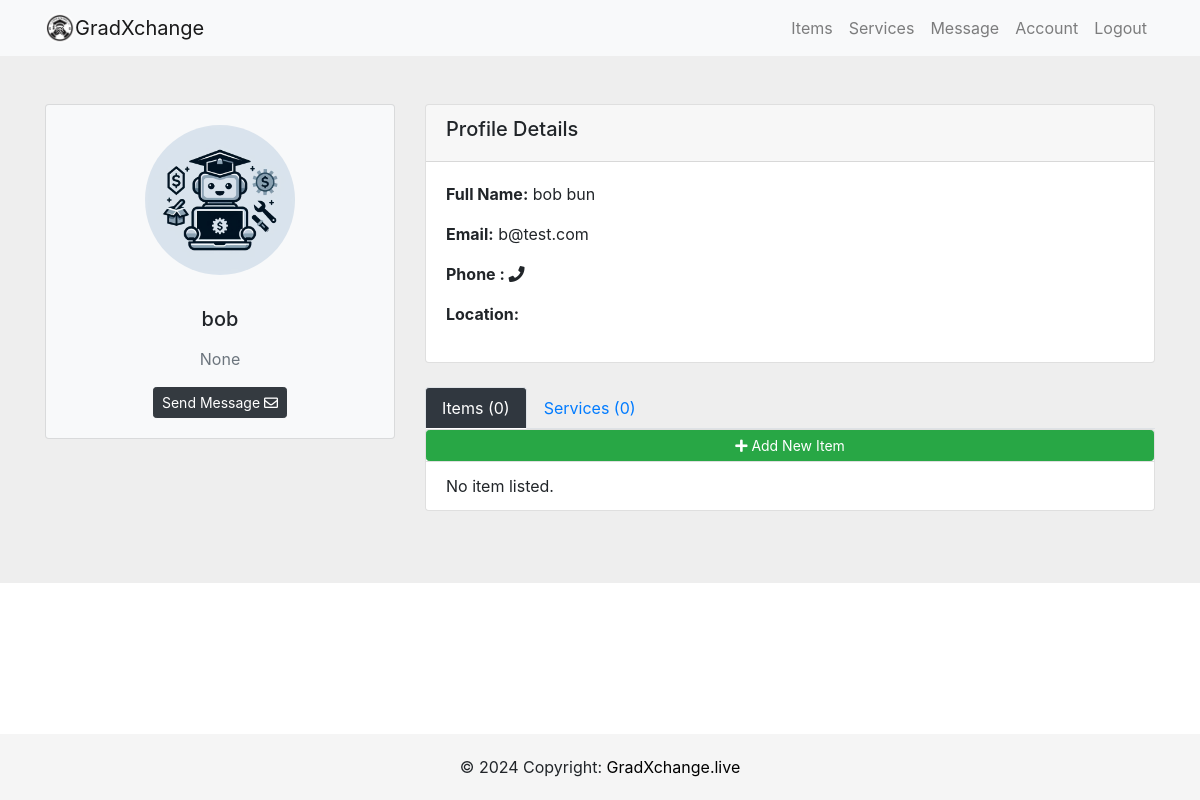
Page /account/bob/ (signed in) on the earlier database version.
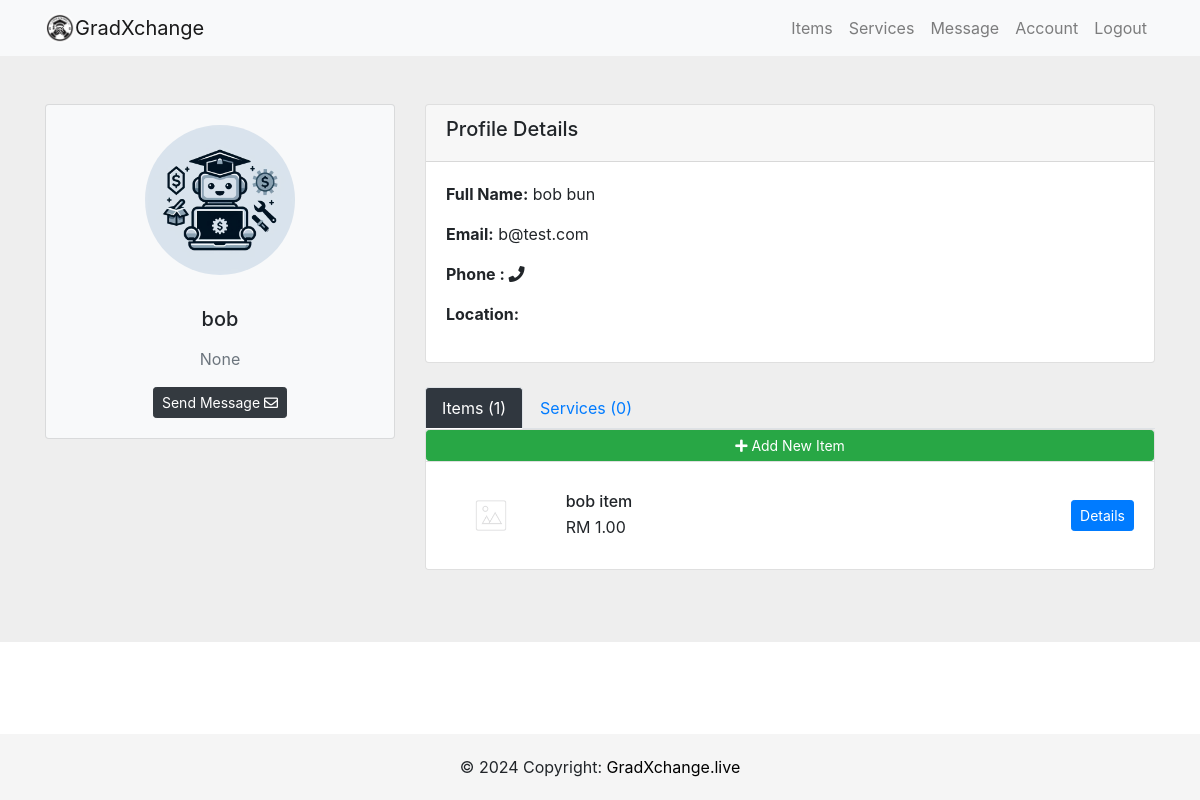
Same page on the later database version.
### item/models.py (models this page shows, shortened)
class Item(models.Model):
    tags = TaggableManager()
    item_name = models.CharField(max_length=200)
    item_desc = models.CharField(max_length=200)
    item_detail = models.CharField(max_length=2000)
    item_price = models.DecimalField(max_digits=10, decimal_places=2, validators=[MinValueValidator(Decimal('0.01'))])
    item_image = models.ImageField(upload_to='images_item', default="notfound.png")
    created =  models.DateTimeField(auto_now_add=True)
    user_name = models.ForeignKey(User, on_delete=models.CASCADE,default=1)
    liked_by = models.ManyToManyField(settings.AUTH_USER_MODEL, related_name='item_liked',blank= True)

### users/views.py (the view)
# urls.py: path('account/<str:username>/',user_views.accountPage, name='account'),
@login_required
def accountPage(request,username):
    user = get_object_or_404(User, username= username)
    user_items = Item.objects.filter(user_name= user)  # Query items belonging to the logged-in user
    user_services = Service.objects.filter(user_name= user)
    profile = get_object_or_404(Profile, user=user)
    is_own_account = request.user == user
    context = {
        'user':user,
        'user_items':user_items,
        'user_services':user_services,
        'is_own_account': is_own_account,  # Pass the flag to the template
        'profile_id': profile.id,  # Add the profile ID to the context
    }
    return render(request,'users/account.html', context)

### users/templates/users/account.html (shortened to what the changed rows need)
{% extends 'users/base.html' %}
{% load static %}
{% block body %}
<section style="background-color: #eee;">
    <div class="container py-5">
        <div class="row justify-content-center">
            <div class="col-md-8">
                <ul class="nav nav-tabs" id="profileTabs" role="tablist">
                    <li class="nav-item">
                        <a class="nav-link active" id="items-tab" data-toggle="tab" href="#items" role="tab"
                            aria-controls="items" aria-selected="true">Items ({{ user_items.count }})</a>
                    </li>
                </ul>
                <div class="tab-content" id="profileTabsContent">
                    <div class="tab-pane fade show active" id="items" role="tabpanel" aria-labelledby="items-tab">
                        <div class="card mb-4">
                            <ul class="list-group list-group-flush">
                                {% for item in user_items %}
                                <li class="list-group-item">
                                    <div class="row align-items-center">
                                        <div class="col-md-2">
                                            <img src="{{ item.item_image.url }}" class="img-fluid"
                                                alt="{{ item.item_name }}">
                                        </div>
                                        <div class="col-md-6">
                                            <h6 class="mb-1">{{ item.item_name }}</h6>
                                            <p class="mb-0">RM {{ item.item_price }}</p>
                                        </div>
                                        <div class="col-md-4 text-md-right mt-3 mt-md-0">
                                            <a href="{% url 'item:detail' item.id %}"
                                                class="btn btn-primary btn-sm">Details</a>
                                        </div>
                                    </div>
                                </li>
                                {% empty %}
                                <li class="list-group-item">No item listed.</li>
                                {% endfor %}
                            </ul>
                        </div>
                    </div>
                </div>
            </div>
        </div>
    </div>
</section>
{% endblock %}

Differences in the rows shown:
added Item: item_image (picture), item_name "bob item", item_price "1.00"
Other differences:
{{ user_items.count }}: "0" → "1"
text no longer shown: "No item listed."
